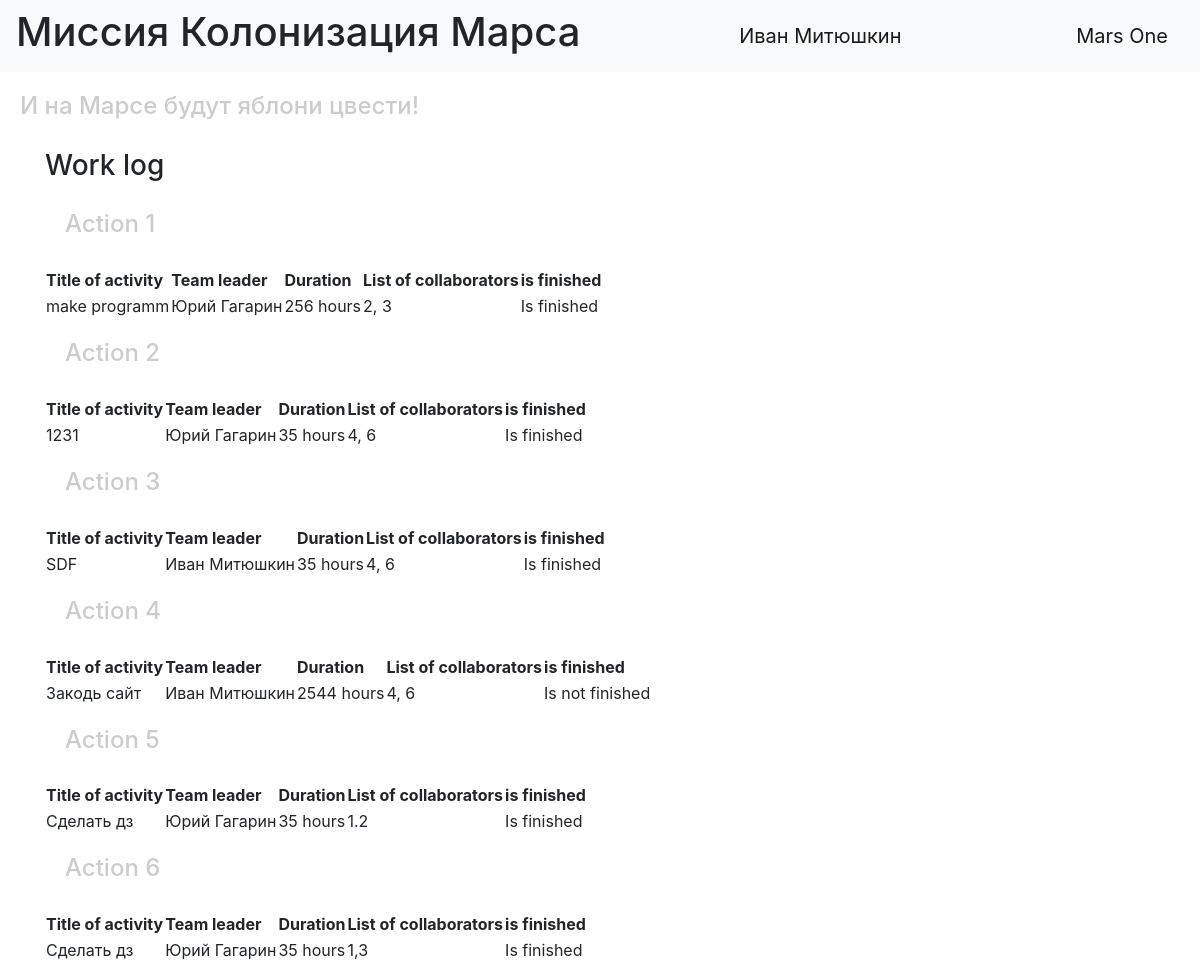
Screenshot of /index (signed in) with the database file from the repository.
### data/users.py (models this page shows, shortened)
class User(SqlAlchemyBase, UserMixin):
    __tablename__ = 'users'
    id = sqlalchemy.Column(sqlalchemy.Integer, primary_key=True, autoincrement=True)
    surname = sqlalchemy.Column(sqlalchemy.String, nullable=True)
    name = sqlalchemy.Column(sqlalchemy.String, nullable=True)
    age = sqlalchemy.Column(sqlalchemy.Integer, nullable=True)
    position = sqlalchemy.Column(sqlalchemy.String, nullable=True)
    speciality = sqlalchemy.Column(sqlalchemy.String, nullable=True)
    address = sqlalchemy.Column(sqlalchemy.String, nullable=True)
    email = sqlalchemy.Column(sqlalchemy.String, index=True, unique=True, nullable=True)
    hashed_password = sqlalchemy.Column(sqlalchemy.String, nullable=True)
    modifed_date = sqlalchemy.Column(sqlalchemy.DateTime, default=datetime.datetime.now)
    jobs = orm.relation("Jobs", back_populates='user')

### data/jobs.py (models this page shows, shortened)
class Jobs(SqlAlchemyBase):
    __tablename__ = 'jobs'
    id = sqlalchemy.Column(sqlalchemy.Integer, primary_key=True, autoincrement=True)
    job = sqlalchemy.Column(sqlalchemy.String, nullable=True)
    work_size = sqlalchemy.Column(sqlalchemy.Integer, nullable=True, default=0)
    collaborators = sqlalchemy.Column(sqlalchemy.String, nullable=True)
    start_date = sqlalchemy.Column(sqlalchemy.DateTime, default=datetime.datetime.now)
    end_date = sqlalchemy.Column(sqlalchemy.DateTime, default=datetime.datetime.now)
    is_finished = sqlalchemy.Column(sqlalchemy.Boolean, default=True)
    team_leader = sqlalchemy.Column(sqlalchemy.Integer, sqlalchemy.ForeignKey("users.id"))
    user = orm.relation('User')

### main_add.py (the view)
@app.route('/')
@app.route('/index')
def journal():
    jobs = []
    session = db_session.create_session()
    for i in session.query(Jobs).all():
        jobs.append((i.job,
                     name(session, i.team_leader),
                     surname(session, i.team_leader),
                     i.work_size,
                     i.collaborators,
                     i.is_finished))
    session.close()
    params = {}
    print(jobs)
    params["title"] = "Журнал работ"
    params["jobs"] = jobs
    return render_template("jobs.html", **params)

### data/db_session.py (called while the page is built)
def create_session() -> Session:
    global __factory
    return __factory()

### main_add.py (called while the page is built)
@login_manager.user_loader
def load_user(user_id):
    db_sess = db_session.create_session()
    return db_sess.query(User).get(user_id)

def name(session, idd):
    for i in session.query(User).filter(User.id == idd):
        return i.name

def surname(session, idd):
    for i in session.query(User).filter(User.id == idd):
        return i.surname

### templates/jobs.html
{% extends 'base.html' %} {% block content %}
<div class="center">
    <h3>Work log</h3>
    <div class="works">
        {% for i in jobs %}
        <h4>Action {{loop.index}}</h4>
        <table>
            <tr class="title">
                <th>Title of activity</th>
                <th>Team leader</th>
                <th>Duration</th>
                <th>List of collaborators</th>
                <th>is finished</th>
            </tr>
            <tr class="data">
                <td class="activity">{{ i[0] }}</td>
                <td class="leader">{{ i[1] }} {{i[2]}}</td>
                <td class="duration">{{ i[3] }} hours</td>
                <td class="collab">{{ i[4] }}</td>
                <td class="finished {% if i[5] %}
                    yes
                {% else %}
                    no
                {% endif %}">{% if i[5] %} Is finished {% else %} Is not finished {% endif %}</td>
            </tr>
        </table>
        {% endfor %}
    </div>
</div>
{% endblock content %}

### templates/base.html (shortened to what this page needs)
<!DOCTYPE html>
<html lang="en">
<head>
    <link rel="stylesheet" href="https://stackpath.bootstrapcdn.com/bootstrap/4.4.1/css/bootstrap.min.css"
>
    <link rel="stylesheet" type="text/css" href="../static/css/style.css"/>
</head>
<body>
<header>
    <nav class="navbar navbar-light bg-light">
        <h1>Миссия Колонизация Марса</h1>
        {% if current_user.is_authenticated %}
        <a class="navbar-brand" href="/logout">{{ current_user.name }} {{ current_user.surname }}</a>
        {% else %}
        <p>
            <a class="btn btn-primary " href="/register">Регистрация</a>
            <a class="btn btn-success" href="/login">Войти</a>
        </p>
        {% endif %}
        <a class="navbar-brand" href="#">Mars One</a>
    </nav>
    <h4>И на Марсе будут яблони цвести!</h4>
</header>
<main role="main" class="container">
    {% block content %}{% endblock %}
</main>
</body>
</html>

### static/css/style.css (style rules this page uses)
h4 { color: #cccccc; padding: 20px; }

### rows the page displays
User: name "Иван", surname "Митюшкин", name "Иван" "Иван", surname "Митюшкин" "Митюшкин"
Jobs: job "make programm", collaborators "2, 3"
User: name "Юрий" "Юрий" "Юрий" "Юрий", surname "Гагарин" "Гагарин" "Гагарин" "Гагарин"
Jobs: job "1231", collaborators "4, 6"
Jobs: job "SDF", collaborators "4, 6"
Jobs: job "Закодь сайт", work_size "2544", collaborators "4, 6"
Jobs: job "Сделать дз", collaborators "1.2"
Jobs: job "Сделать дз", collaborators "1,3"

### other values shown
{{ i[3] }} "256" "35" "35" "35" "35"
